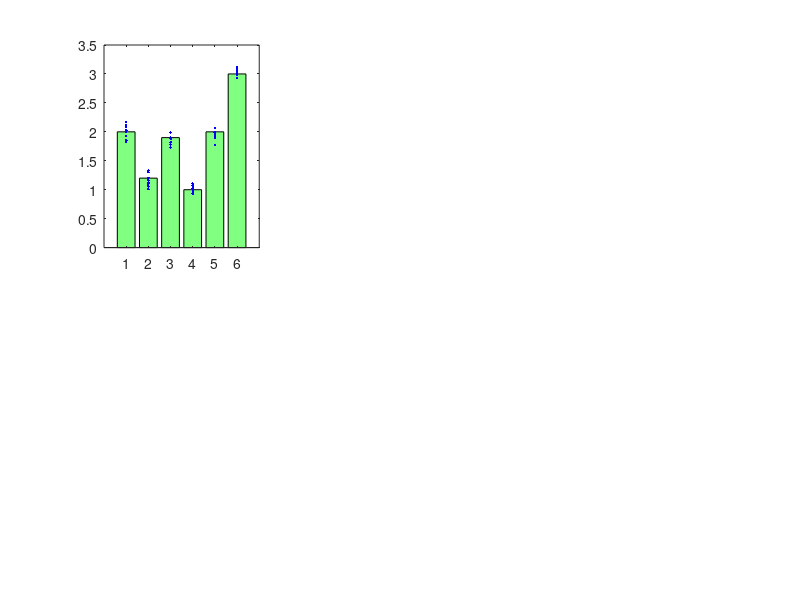

Reproduce this figure in MATLAB. (Note: this script raises an error after producing the figure.)
function demo_sigstar
% demo function for sigstar
%
% function demo_sigstar
%
% No input or output arguments.
%
%
% 


rows=2;
cols=3;

clf


figure
subplot(rows,cols,1)
barData=[2,1.2,1.9,1,2,3];
H=bar(barData);
set(H,'FaceColor',[0.5,1,0.5])
groups={[3,6],[1,2],[5,4]};

%overlay random data
hold on
for ii=1:length(barData)
	r=randn(1,10)*0.1+barData(ii);
	p(ii)=plot(zeros(size(r))+ii, r ,'b.');
end
H=sigstar(groups,[0.001,0.05,0.04]);
%now jitter the points
for ii=1:length(p)
	x=get(p(ii),'XData');
	set(p(ii),'XData',x+randn(size(x))*0.05);
end
xlim([0.5,6.5])



subplot(rows,cols,2)
barData=[10,7,6,5];
H=bar(barData);
set(gca,'XTickLabel',{'X','a','b','c'})
set(H,'FaceColor',[0.5,1,0.5])
groups={{'X','c'},...
 		{1,'b'},... %note you can mix and match notions
		{'X','a'}};


%overlay random data
hold on
for ii=1:length(barData)
	r=randn(1,10)*0.4+barData(ii);
	p(ii)=plot(zeros(size(r))+ii, r ,'k.');
end

%H=sigstar(groups,[0.001,0.05,0.04]);

%now jitter the points
for ii=1:length(p)
	x=get(p(ii),'XData');
	set(p(ii),'XData',x+randn(size(x))*0.1);
end


H=sigstar(groups,[0.0001,0.005,0.04]);
set(H,'Color','b')

%Extend the last arms down:
Y=get(H(1,1),'YData'); Y(4)=7.5; set(H(1,1),'YData',Y);
Y=get(H(2,1),'YData'); Y(4)=6.5; set(H(2,1),'YData',Y);
Y=get(H(3,1),'YData'); Y(4)=5.5; set(H(3,1),'YData',Y);
ylim([0,13])
xlim([0.5,4.5])



subplot(rows,cols,3)
%A box plot
d=randn([20,3]);
d(:,2)=d(:,2)+2;
boxplot(d)
ylim([-3,6])
H=sigstar({[1,2],[2,3]},[]);


subplot(rows,cols,4)
%A line plot
x=1:12;
y=randn(size(x));
y(5)=y(5)-5;
y(6)=y(6)+5;

plot(x,y,'o-r','MarkerFaceColor',[1,0.5,0.5])
sigstar({[5,6]},[0.05]);
xlim([1,12])



subplot(rows,cols,5)
%Grouped bar chart
y = [2 2 3; 2 5 6; 2 8 9; 6 13 15];
bar(y)
sigstar({[1,4],[2,4],[3,4]},[0.05,0.05,0.05]);
xlim([0.5,4.5])



if exist('notBoxPlot')
	subplot(rows,cols,6)
	R=randn(15,3);
	R(:,2)=	R(:,2)+2;
	h=notBoxPlot(R);
	set([h.data],'MarkerSize',3)
	sigstar({[1,2],[3,2]},[0.05,0.05]);	
	box on
end


